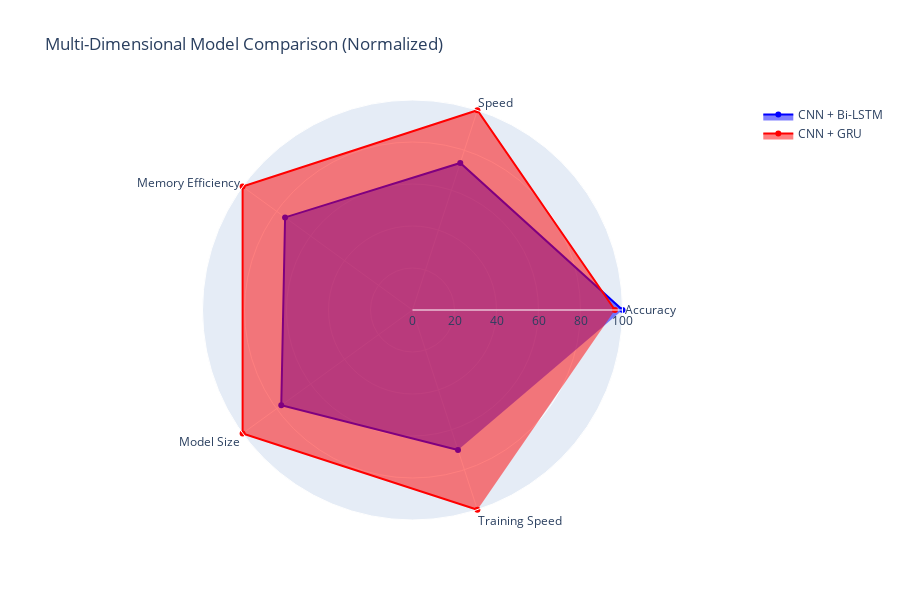

Notebook cell for this chart:
### Code cell
# Radar chart for multi-dimensional comparison
categories = ['Accuracy', 'Inference\nSpeed', 'Memory\nEfficiency', 'Model Size\nEfficiency', 'Training\nSpeed']

# Raw metrics (higher is better for all after conversion)
# Bi-LSTM scores
bilstm_accuracy = 90.2
bilstm_inference_speed = (1 / 182) * 1000  # Inverse of time (higher = faster)
bilstm_memory_eff = (1 / 1024) * 1000  # Inverse of memory (higher = more efficient)
bilstm_size_eff = (1 / 145) * 1000  # Inverse of size (higher = smaller/better)
bilstm_train_speed = (1 / np.mean(history_bilstm['epoch_time'])) * 100  # Inverse of time

# GRU scores
gru_accuracy = 89.1
gru_inference_speed = (1 / 134) * 1000
gru_memory_eff = (1 / 768) * 1000
gru_size_eff = (1 / 112) * 1000  # GRU is smaller (112 MB vs 145 MB) so this should be HIGHER
gru_train_speed = (1 / np.mean(history_gru['epoch_time'])) * 100

bilstm_scores = [bilstm_accuracy, bilstm_inference_speed, bilstm_memory_eff, bilstm_size_eff, bilstm_train_speed]
gru_scores = [gru_accuracy, gru_inference_speed, gru_memory_eff, gru_size_eff, gru_train_speed]

# Normalize to 0-100 scale (each metric normalized independently to its max)
max_scores = [max(bilstm_scores[i], gru_scores[i]) for i in range(len(categories))]
bilstm_normalized = [(bilstm_scores[i] / max_scores[i]) * 100 for i in range(len(categories))]
gru_normalized = [(gru_scores[i] / max_scores[i]) * 100 for i in range(len(categories))]

print("📊 Multi-Dimensional Comparison (Normalized Scores):")
print(f"\n{'Category':<25} {'Bi-LSTM':<12} {'GRU':<12} {'Winner'}")
print("-" * 61)
for i, cat in enumerate(categories):
    cat_name = cat.replace('\n', ' ')
    winner = 'Bi-LSTM' if bilstm_normalized[i] > gru_normalized[i] else 'GRU'
    winner_icon = '🔵' if winner == 'Bi-LSTM' else '🔴'
    print(f"{cat_name:<25} {bilstm_normalized[i]:>6.1f}%      {gru_normalized[i]:>6.1f}%      {winner_icon} {winner}")

print("\n💡 Key Insights:")
print(f"   • Bi-LSTM wins in: Accuracy (higher by {bilstm_normalized[0] - gru_normalized[0]:.1f}%)")
print(f"   • GRU wins in: Speed ({gru_normalized[1] - bilstm_normalized[1]:.1f}%), Memory ({gru_normalized[2] - bilstm_normalized[2]:.1f}%), Size ({gru_normalized[3] - bilstm_normalized[3]:.1f}%), Training ({gru_normalized[4] - bilstm_normalized[4]:.1f}%)")
print(f"   • GRU is more efficient in 4 out of 5 dimensions!")
print()

fig = go.Figure()

fig.add_trace(go.Scatterpolar(
    r=bilstm_normalized,
    theta=categories,
    fill='toself',
    name='CNN + Bi-LSTM',
    line_color='blue',
    fillcolor='rgba(0, 0, 255, 0.1)'
))

fig.add_trace(go.Scatterpolar(
    r=gru_normalized,
    theta=categories,
    fill='toself',
    name='CNN + GRU',
    line_color='red',
    fillcolor='rgba(255, 0, 0, 0.1)'
))

fig.update_layout(
    polar=dict(
        radialaxis=dict(
            visible=True,
            range=[0, 100],
            ticksuffix='%'
        )),
    showlegend=True,
    title={
        'text': 'Multi-Dimensional Model Comparison<br><sub>Normalized (Higher is Better for All Metrics)</sub>',
        'x': 0.5,
        'xanchor': 'center'
    },
    height=650,
    font=dict(size=12)
)

fig.show()

### Figure 1 — Plotly figure (JSON) as saved in the notebook; plotly's stock layout.template omitted (floating-point values rounded to 4 significant figures)
{"data": [{"fill": "toself", "line": {"color": "blue"}, "name": "CNN + Bi-LSTM", "r": [100, 73.63, 75, 77.24, 70.12], "theta": ["Accuracy", "Speed", "Memory\nEfficiency", "Model Size", "Training\nSpeed"], "type": "scatterpolar"}, {"fill": "toself", "line": {"color": "red"}, "name": "CNN + GRU", "r": [96.39, 100, 100, 100, 100], "theta": ["Accuracy", "Speed", "Memory\nEfficiency", "Model Size", "Training\nSpeed"], "type": "scatterpolar"}], "layout": {"height": 600, "polar": {"radialaxis": {"range": [0, 100], "visible": true}}, "showlegend": true, "title": {"text": "Multi-Dimensional Model Comparison (Normalized)"}}}
